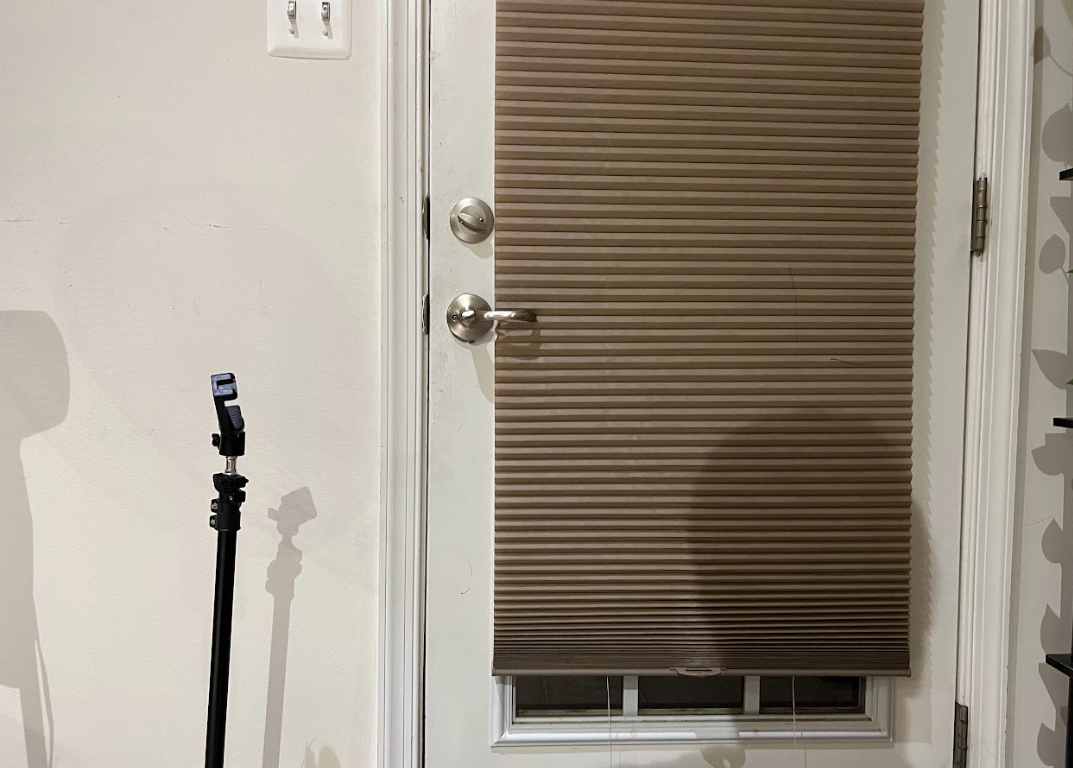
#> input picture doho.png, 1073 x 768 px
$ jupyter execute templatetest.ipynb
#> lines starting #> are read from the running program, lines starting #| are printed output that depends on the picture; after the words box and inside, x2 and y2 are one past the last pixel; in counts of white or black regions, pixels touching at a corner belong together
[cell 1]
import cv2
import numpy as np

# read image
imgopen = cv2.imread('../doho.png')
#> imgopen is the input picture: shape (768, 1073, 3); mean B, G, R 133.9, 146.7, 156.4
imgclosed = cv2.imread('../dchc.png')
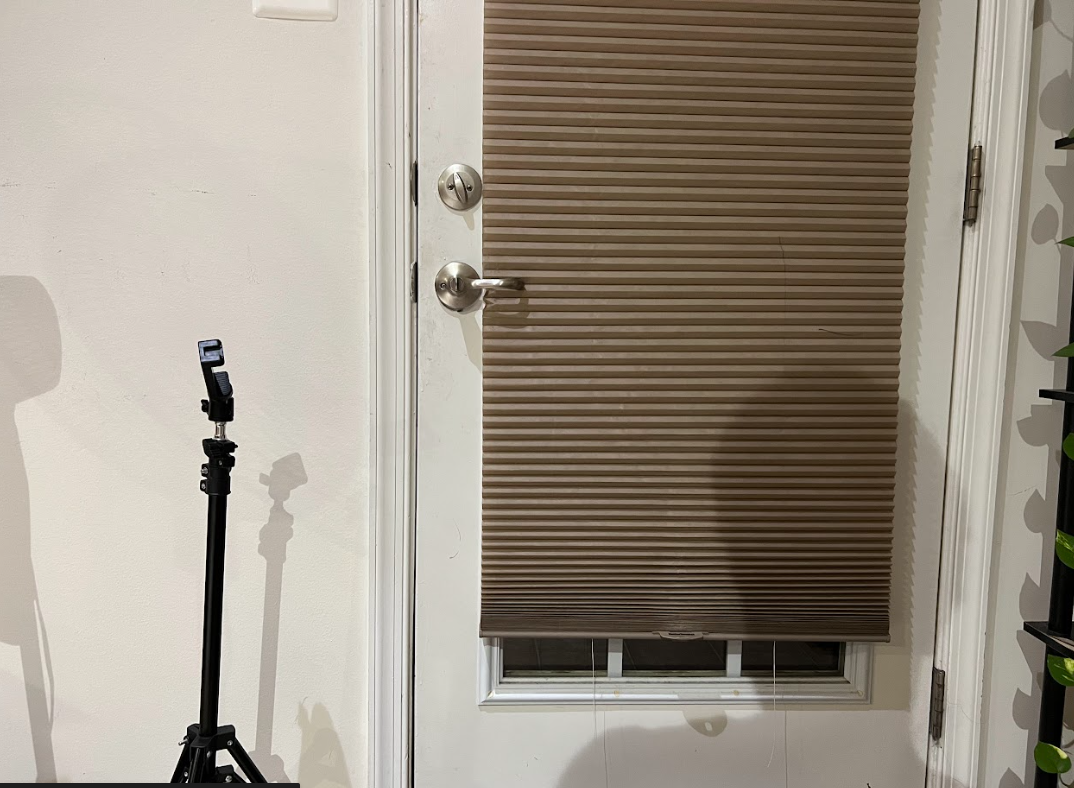
#> input picture dchc.png, 1074 x 788 px
#> imgclosed is the input picture: shape (788, 1074, 3); mean B, G, R 133.9, 146.7, 155.9
tmplt_handle = cv2.imread('template_open2.png', cv2.IMREAD_UNCHANGED)
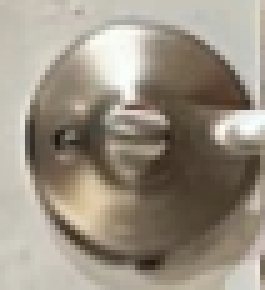
#> input picture templates/template_open2.png, 53 x 58 px (shown 5 times larger)
#> tmplt_handle is the input picture: shape (58, 53, 4); mean B, G, R, A 131, 145, 154, 255
tmplt_deadbolt = cv2.imread('template_deadbolt.png', cv2.IMREAD_UNCHANGED)
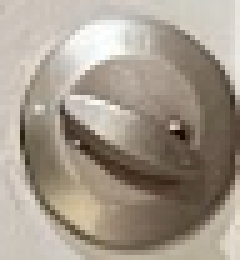
#> input picture templates/template_deadbolt.png, 48 x 52 px (shown 5 times larger)
#> tmplt_deadbolt is the input picture: shape (52, 48, 4); mean B, G, R, A 139.6, 152.9, 163.5, 255


def getMatch(img, tmplt):

# read template with alpha
    hh, ww = tmplt.shape[:2]
#> hh = 52; ww = 48
    tmplt_mask = tmplt[:,:,3]
#> tmplt_mask: shape (52, 48); every value is 255
    tmplt_mask = cv2.merge([tmplt_mask,tmplt_mask,tmplt_mask])
#> tmplt_mask: shape (52, 48, 3); every value is 255
    tmplt2 = tmplt[:,:,0:3]
    corrimg = cv2.matchTemplate(img,tmplt2,cv2.TM_CCORR_NORMED, mask=tmplt_mask)
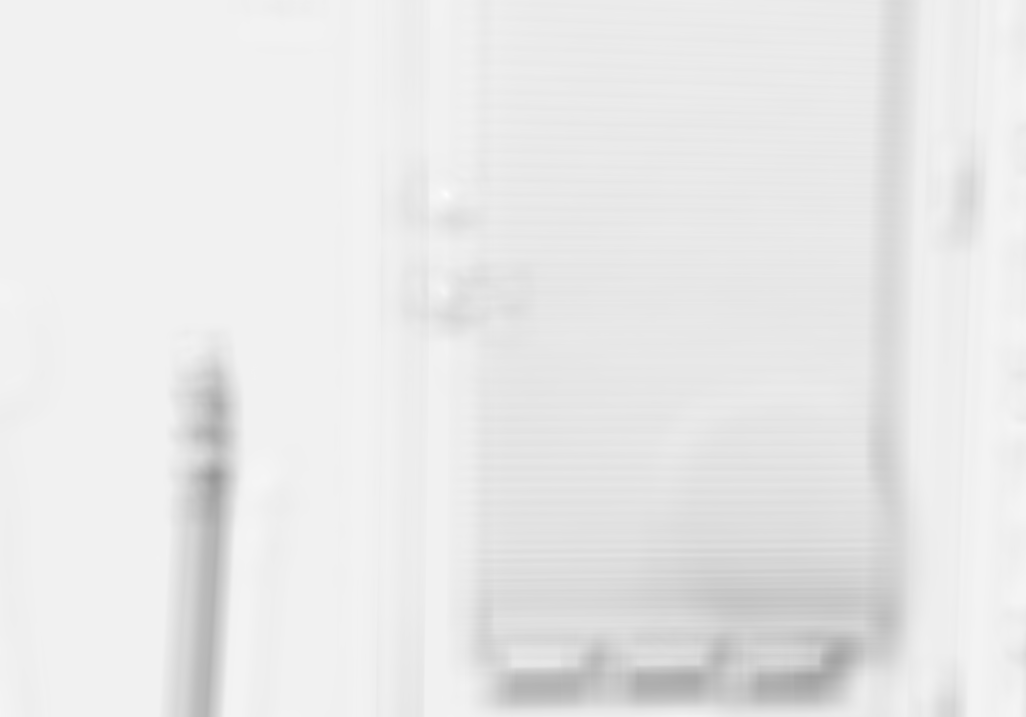
#> corrimg: shape (717, 1026) float32; min 0.596, max 0.998, mean 0.913
    min_val, max_val, min_loc, max_loc = cv2.minMaxLoc(corrimg)
#> min_val = 0.596; max_val = 0.998; min_loc = (214, 477); max_loc = (446, 194)
    max_val_ncc = '{:.3f}'.format(max_val)
#> max_val_ncc = '0.998'
    print("correlation match score: " + max_val_ncc)
#| correlation match score: 0.998
    xx = max_loc[0]
#> xx = 446
    yy = max_loc[1]
#> yy = 194
    print('xmatch =',xx,'ymatch =',yy)
#| xmatch = 446 ymatch = 194

    # draw red bounding box to define match location
    result = img.copy()
    pt1 = (xx,yy)
#> pt1 = (446, 194)
    pt2 = (xx+ww, yy+hh)
#> pt2 = (494, 246)
    cv2.rectangle(result, pt1, pt2, (0,0,255), 1)
#> result: shape (768, 1073, 3); 0.02% of pixels changed, all inside (x1, y1, x2, y2) = (446, 194, 495, 247)
    newimg = img[pt1[1]:pt2[1], pt1[0]:pt2[0]]
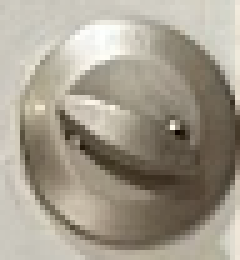
#> newimg: shape (52, 48, 3) (shown 5 times larger); mean B, G, R 141.1, 155.7, 163.1
    newimg = newimg[len(newimg)//3:2*len(newimg)//3, len(newimg[0])//3:2*len(newimg[0])//3]
    # cv2.imshow('result', result)
    # cv2.waitKey(0)
    # cv2.destroyAllWindows()
    return newimg

# save results
ohandle = getMatch(imgopen, tmplt_deadbolt)
chandle = getMatch(imgclosed, tmplt_deadbolt)
#> in getMatch (call 2), `corrimg = cv2.matchTemplate(img,tmplt2,cv2.TM_CCORR_NORMED, mask=tmplt..`:
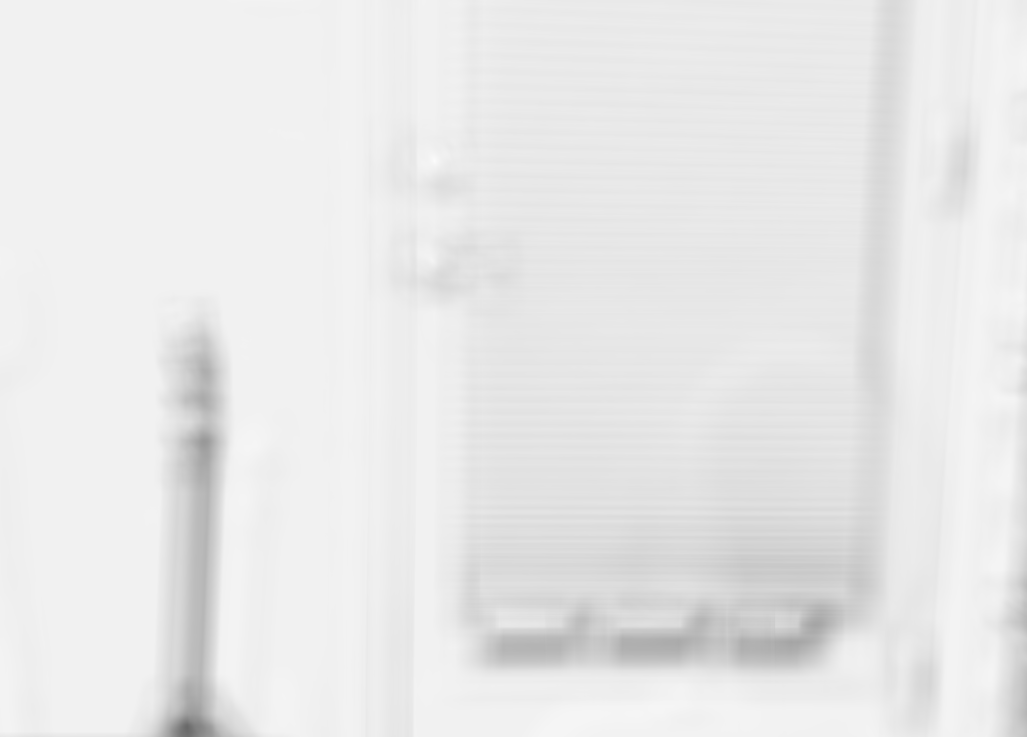
#> corrimg: shape (737, 1027) float32; min 0.413, max 0.986, mean 0.913
#> in getMatch (call 2), `min_val, max_val, min_loc, max_loc = cv2.minMaxLoc(corrimg)`: min_val = 0.413; max_val = 0.986; min_loc = (187, 727); max_loc = (434, 160)
#> in getMatch (call 2), `max_val_ncc = '{:.3f}'.format(max_val)`: max_val_ncc = '0.986'
#| correlation match score: 0.986
#> in getMatch (call 2), `xx = max_loc[0]`: xx = 434
#> in getMatch (call 2), `yy = max_loc[1]`: yy = 160
#| xmatch = 434 ymatch = 160
#> in getMatch (call 2), `pt1 = (xx,yy)`: pt1 = (434, 160)
#> in getMatch (call 2), `pt2 = (xx+ww, yy+hh)`: pt2 = (482, 212)
#> in getMatch (call 2), `cv2.rectangle(result, pt1, pt2, (0,0,255), 1)`: result: shape (788, 1074, 3); 0.02% of pixels changed, all inside (x1, y1, x2, y2) = (434, 160, 483, 213)
#> in getMatch (call 2), `newimg = img[pt1[1]:pt2[1], pt1[0]:pt2[0]]`:
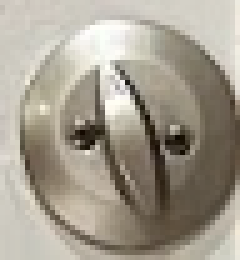
#> newimg: shape (52, 48, 3) (shown 5 times larger); mean B, G, R 142.7, 156.5, 163.8
cv2.imwrite('cd.png',chandle)
#> Out = True

[cell 2]
from skimage.metrics import structural_similarity
import cv2
import numpy as np

first = ohandle
second = chandle

# Convert images to grayscale
first_gray = cv2.cvtColor(first, cv2.COLOR_BGR2GRAY)
second_gray = cv2.cvtColor(second, cv2.COLOR_BGR2GRAY)

# Compute SSIM between two images
score, diff = structural_similarity(first_gray, second_gray, full=True)
#> score = 0.228
print("Similarity Score: {:.3f}%".format(score * 100))
#| Similarity Score: 22.804%

# The diff image contains the actual image differences between the two images
# and is represented as a floating point data type so we must convert the array
# to 8-bit unsigned integers in the range [0,255] before we can use it with OpenCV
diff = (diff * 255).astype("uint8")

# Threshold the difference image, followed by finding contours to
# obtain the regions that differ between the two images
thresh = cv2.threshold(diff, 0, 255, cv2.THRESH_BINARY_INV | cv2.THRESH_OTSU)[1]
contours = cv2.findContours(thresh, cv2.RETR_EXTERNAL, cv2.CHAIN_APPROX_SIMPLE)
#> contours = 2 contours, 1 with area under 20; largest, box (x1, y1, x2, y2) and area: (0, 0, 16, 17) 160
contours = contours[0] if len(contours) == 2 else contours[1]

# Highlight differences
mask = np.zeros(first.shape, dtype='uint8')
filled = second.copy()
